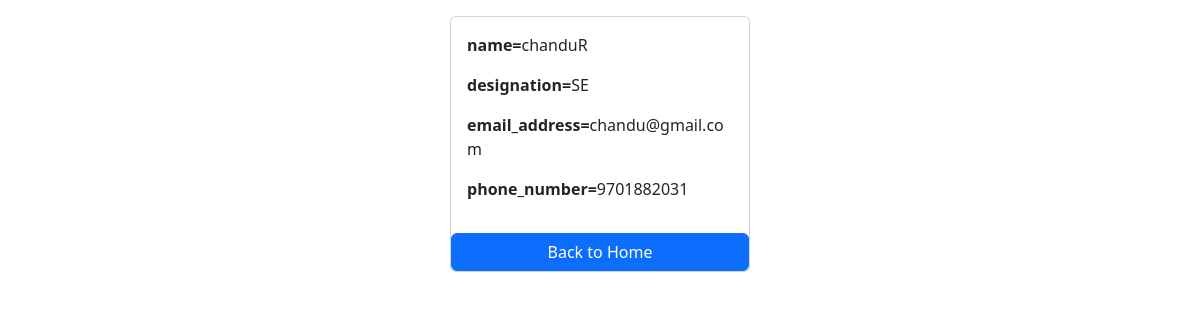
/1/, run on the app's committed database.
### Salary/models.py (models this page shows)
class Employee(models.Model):
    first_name=models.CharField(max_length=100)
    last_name=models.CharField(max_length=100)
    photo=models.CharField(max_length=100)
    designation=models.CharField(max_length=100)
    email_address=models.CharField(max_length=100)
    phone_number=models.CharField(max_length=100)
    work_exp=models.CharField(max_length=100)

### Salary/views.py (the view)
# urls.py: path('<int:id>/',views.detail,name='emp'),
def detail(request,id):
    emps=Employee.objects.get(id=id)
    return render(request,'salary/emp.html',{'emps':emps})

### Salary/templates/Salary/emp.html (shortened to what this page needs)
<!DOCTYPE html>
<html lang="en">
<head>
    <link href="https://cdn.jsdelivr.net/npm/bootstrap@5.3.5/dist/css/bootstrap.min.css" rel="stylesheet">
</head>
<body>
    <div class="container mt-3">
        <div class="card mx-auto" style="width: 300px;">
            <div class="card-body">
    <p><b>name=</b>{{emps.first_name}}{{emps.last_name}}</p>
    <p><b>designation=</b>{{emps.designation}}</p>
    <p><b>email_address=</b>{{emps.email_address}}</p>
    <p><b>phone_number=</b>{{emps.phone_number}}</p>
    </div>
    <a href="{% url "home" %}" class="btn btn-primary">Back to Home</a>
</div>
</div>
</body>
</html>

### data on the page
Employee: first_name "chandu", last_name "R", designation "SE", email_address "chandu@gmail.com", phone_number "9701882031"
